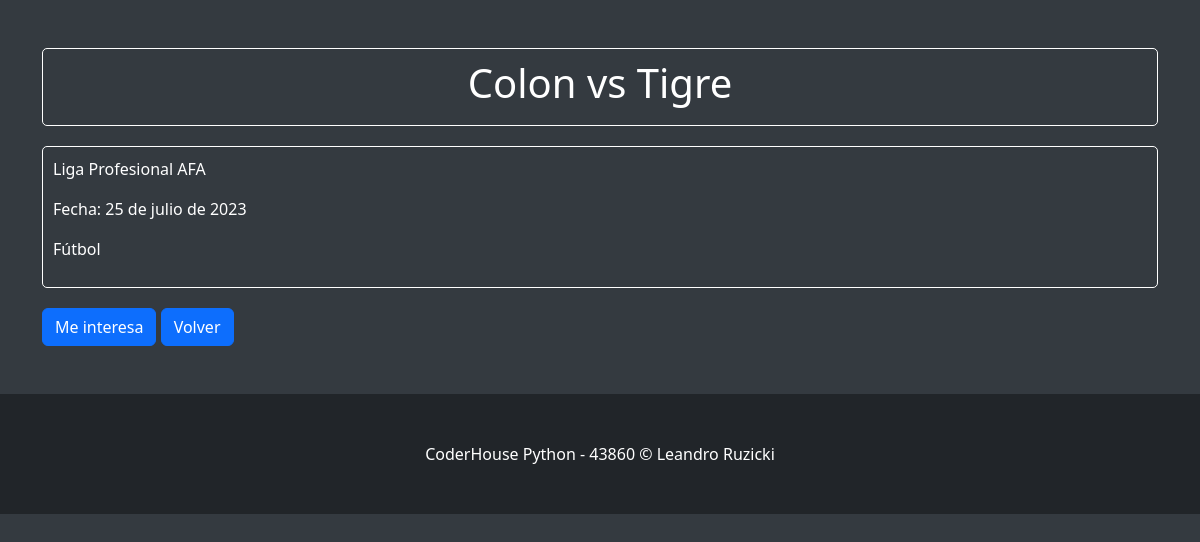
/evento/detalle/6/ (signed in), run on an earlier commit of the app's database.
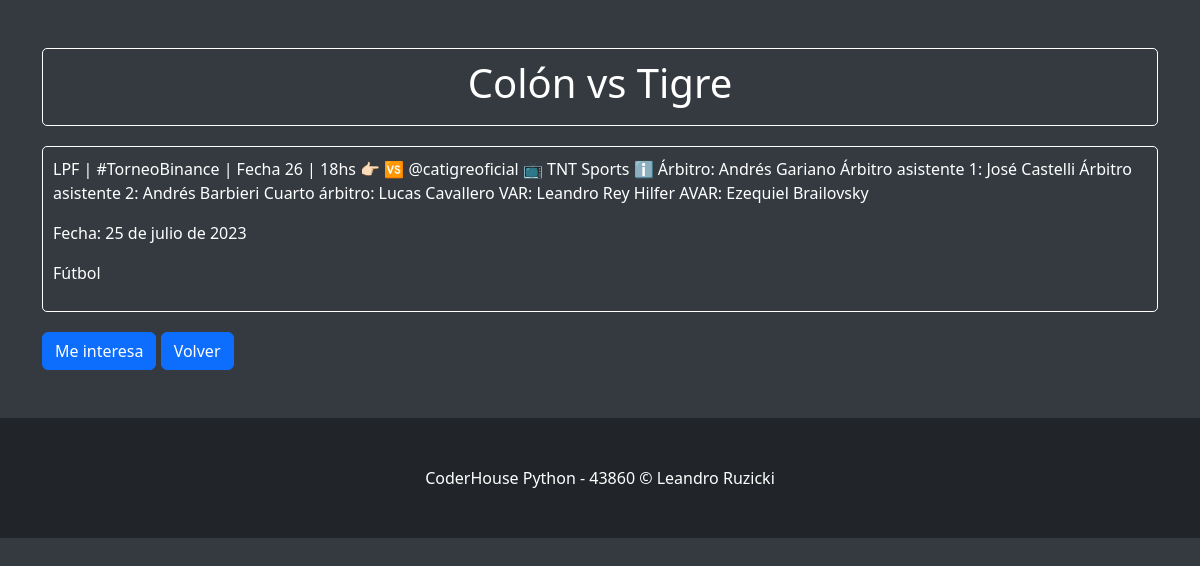
And on a later commit of the database.
### apps/evento/models.py (models this page shows, shortened)
class Evento(models.Model):
    titulo = models.CharField(max_length=100)
    descripcion = models.TextField()
    fecha = models.DateField()
    categoria = models.ForeignKey(EventoCategoria, on_delete=models.CASCADE)
    imagen = models.ImageField(upload_to='evento/', blank=True, null=True)

class EventoCategoria(models.Model):
    nombre = models.CharField(max_length=100)
    def __str__(self):
        return self.nombre

### apps/evento/views.py (the view)
# urls.py: path('detalle/<int:evento_id>/', views.detalle_evento, name='detalle_evento'),
@login_required(login_url=reverse_lazy('usuario:login'))
def detalle_evento(request, evento_id):
    evento = get_object_or_404(Evento, id=evento_id)
    usuario = request.user
    registrado = Registro.objects.filter(evento=evento, usuario=usuario).exists()
    return render(request, 'evento/detalle_evento.html', {'evento': evento, 'registrado': registrado})

### apps/evento/templates/evento/detalle_evento.html (shortened to what this page needs)
<!DOCTYPE html>
<html lang="es">
<head>
    <link rel="stylesheet" href="https://cdn.jsdelivr.net/npm/bootstrap@5.3.0/dist/css/bootstrap.min.css">
</head>
<body>
    <div class="container py-5">
        <div class="event-title" align="center">
            <h1>{{ evento.titulo }}</h1>
        </div>
        <div class="event-description">
            <p>{{ evento.descripcion }}</p>
            <p>Fecha: {{ evento.fecha }}</p>
            <p>{{ evento.categoria }}</p>
        </div>
        {% if user.is_authenticated %}
            {% if registrado %}
                <form method="post" action="{% url 'registro:quitar_interes' evento.id %}" class="d-inline-block">
                    {% csrf_token %}
                    <button type="submit" class="btn btn-danger">Ya no me interesa</button>
                </form>
            {% else %}
                <form method="post" action="{% url 'registro:registrar_interes' evento.id %}" class="d-inline-block">
                    <button type="submit" class="btn btn-primary">Me interesa</button>
                </form>
            {% endif %}
            <form method="post" action="{% url 'Home:home' %}" class="d-inline-block">
                <button type="submit" class="btn btn-primary">Volver</button>
            </form>
        {% else %}
            <p>Debes iniciar sesión para mostrar tu interés en este evento.</p>
            <a href="{% url 'usuario:login' %}" class="btn btn-primary">Iniciar sesión</a>
        {% endif %}
    </div>
</body>
<footer class="py-5 bg-dark">
    <div class="container"><p class="m-0 text-center text-white">CoderHouse Python - 43860 &copy; Leandro Ruzicki</p></div>
</footer>
</html>

What changed in the data, as far as the page shows it:
changed Evento "Fútbol": titulo "Colon vs Tigre" → "Colón vs Tigre"; descripcion "Liga Profesional AFA" → "LPF | #TorneoBinance | Fecha 26 | 18hs 👉🏻 🆚 @catigreoficial 📺 TNT Sports ℹ️ Árbitro: Andrés Gariano Árbitro asistente 1: José Castelli Árbitro asistente 2: Andrés Barbieri Cuarto árbitro: Lucas Cavallero VAR: Leandro Rey Hilfer AVAR: Ezequiel Brailovsky"
